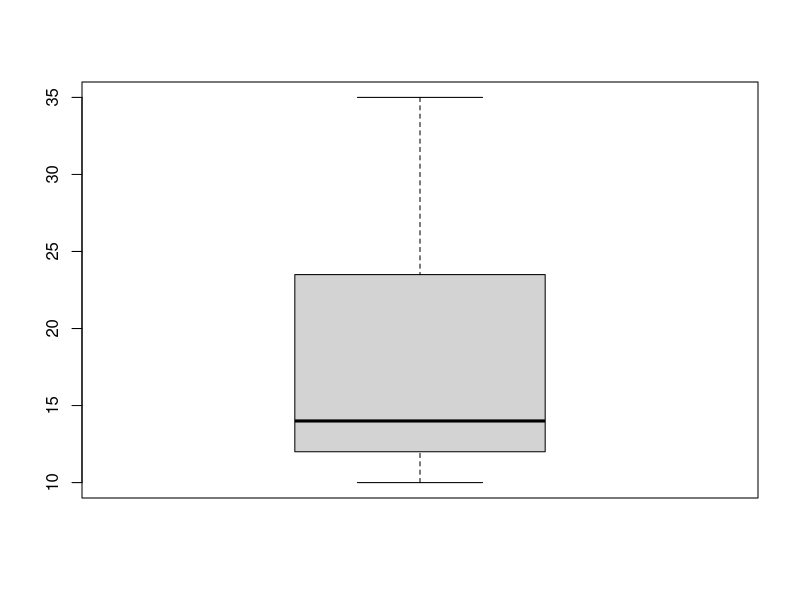

This chart was generated by the following R code:
## ---- chunk 1
x=c(10,11,13,14,21,26,35)
x
## ---- chunk 2
summary(x)
sd(x)
## ---- chunk 3
boxplot(x)
